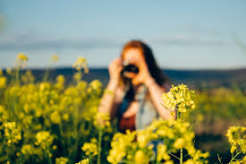
#> input picture lab2/test_images/загружено.jpg, 246 x 164 px
$ python -i lab2.py   (imports and definitions only)
#> lines starting #> are read from the running program, lines starting #| are printed output that depends on the picture
"""
Лабораторная работа 2, вариант 3.
1) Построение и эквализация гистограммы + линейное контрастирование
2) Высокочастотные фильтры (повышение резкости)
"""
import numpy as np
from matplotlib.figure import Figure
from PIL import Image

def load(path, mode):
#> called with path = 'test_images/загружено.jpg', mode = 'RGB'
    img = Image.open(path).convert(mode)
#> img is the input picture: PIL image 246x164 RGB; mean R, G, B 138.2, 143.4, 103
    img.thumbnail((1000, 1000))
    return np.array(img)


def load_gray(path):
    return load(path, "L")


def load_rgb(path):
    return load(path, "RGB")


def histogram(gray):
    """h(i) - число пикселей с яркостью i, i = 0..255"""
    return np.bincount(gray.ravel(), minlength=256)


# [7 lines left out: function linear_contrast, not called in this run]


def equalize(gray):
    """Эквализация: f' = 255 * Sh(f), Sh - кумулятивная гистограмма"""
    h = histogram(gray)
    h = h / gray.size
    sh = np.cumsum(h)
    lut = np.round(255 * sh).astype(np.uint8)
    return lut[gray]


def equalize_rgb(rgb):
    out = np.zeros_like(rgb)
    for c in range(3):
        out[:, :, c] = equalize(rgb[:, :, c])
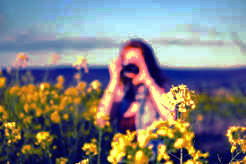
#> out: shape (164, 246, 3); mean R, G, B 128.3, 128.5, 128.9
    return out


def equalize_hsv(rgb):
    hsv = np.array(Image.fromarray(rgb).convert("HSV"))
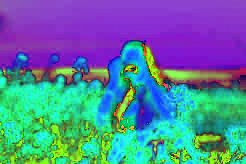
#> hsv: shape (164, 246, 3); mean R, G, B 86.2, 124.9, 156.9
    hsv[:, :, 2] = equalize(hsv[:, :, 2])
#> in equalize (call 4), `h = histogram(gray)`: h = 256 values, max 1111 at index 204, min 0 at index 0, mean 157.6
#> in equalize (call 4), `h = histogram(gray)`:
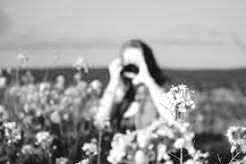
#> gray: shape (164, 246); min 1, max 255, mean 156.9
#> in equalize (call 4), `h = h / gray.size`: h = 256 values, max 0.0275 at index 204, min 0 at index 0, mean 0.00391
#> in equalize (call 4), `sh = np.cumsum(h)`: sh = 256 values from 0 to 1
#> in equalize (call 4), `lut = np.round(255 * sh).astype(np.uint8)`: lut = 256 values from 0 to 255
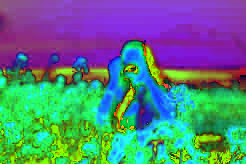
#> hsv: shape (164, 246, 3); mean R, G, B 86.2, 124.9, 128.6
    return np.array(Image.fromarray(hsv, "HSV").convert("RGB"))
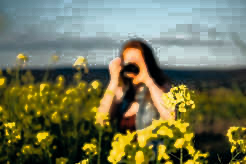
#> returned value: shape (164, 246, 3); mean of channels 0, 1, 2 114.3, 117.2, 87; drawn as R, G, B


MASKS = {
    "Маска 5 (центр 5)": np.array([[0, -1, 0], [-1, 5, -1], [0, -1, 0]]),
    "Маска 9 (центр 9)": np.array([[-1, -1, -1], [-1, 9, -1], [-1, -1, -1]]),
    "Маска 1-2-1 (центр 5)": np.array([[1, -2, 1], [-2, 5, -2], [1, -2, 1]]),
    "Маска (центр 20)": np.array([[0, -1, 0], [-1, 20, -1], [0, -1, 0]]),
}


# [35 lines left out: functions convolve, sharpen_mask, unsharp, not called in this run]


def laplacian(gray):
    m = np.array([[0, 1, 0], [1, -4, 1], [0, 1, 0]])
    return convolve(gray, m)


# ---------------------------------------------------------------
# Построение окон с результатами
# ---------------------------------------------------------------
def show(ax, img, title):
    if img.ndim == 2:
        ax.imshow(img, cmap="gray", vmin=0, vmax=255)
    else:
        ax.imshow(img)
    ax.set_title(title, fontsize=9)
    ax.axis("off")


def show_hist(ax, gray, title):
#> called with title = 'Гистограмма яркости (исходное)'
    ax.bar(range(256), histogram(gray), width=1.0, color="gray")
    ax.set_title(title, fontsize=9)
    ax.set_xlim(0, 255)


# [12 lines left out: function fig_contrast, not called in this run]


def fig_color(path):
    rgb = load_rgb(path)
    r, h = equalize_rgb(rgb), equalize_hsv(rgb)
    gray = lambda a: np.array(Image.fromarray(a).convert("L"))
    fig = Figure(figsize=(11, 6), layout="constrained")
    ax = fig.subplots(2, 3)
    show(ax[0, 0], rgb, "Исходное")
    show(ax[0, 1], r, "Эквализация в RGB (3 канала)")
    show(ax[0, 2], h, "Эквализация V в HSV")
    show_hist(ax[1, 0], gray(rgb), "Гистограмма яркости (исходное)")
    show_hist(ax[1, 1], gray(r), "Гистограмма яркости (RGB)")
#> call 2 of show_hist, with title = 'Гистограмма яркости (RGB)'
#> in show_hist (call 2), `ax.bar(range(256), histogram(gray), width=1.0, color="gray")`:
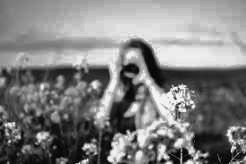
#> gray: shape (164, 246); min 2, max 247, mean 128.5
    show_hist(ax[1, 2], gray(h), "Гистограмма яркости (HSV)")
#> call 3 of show_hist, with title = 'Гистограмма яркости (HSV)'
#> in show_hist (call 3), `ax.bar(range(256), histogram(gray), width=1.0, color="gray")`:
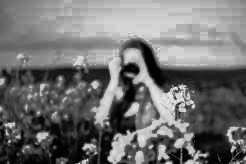
#> gray: shape (164, 246); min 0, max 244, mean 112.9
    return fig


# [12 lines left out: function fig_sharp, not called in this run]


# ---------------------------------------------------------------
# Графический интерфейс
# ---------------------------------------------------------------
MODES = {
    "Контраст: линейное + эквализация (серое)": fig_contrast,
    "Эквализация цветного: RGB и HSV": fig_color,
    "Повышение резкости (ВЧ-фильтры)": fig_sharp,
}


# [91 lines left out: function main, not called in this run]


# [2 lines not run here, left out]

>>> result = fig_color('test_images/загружено.jpg')

$ run again, on lab2/test_images/fruits_flowers.png
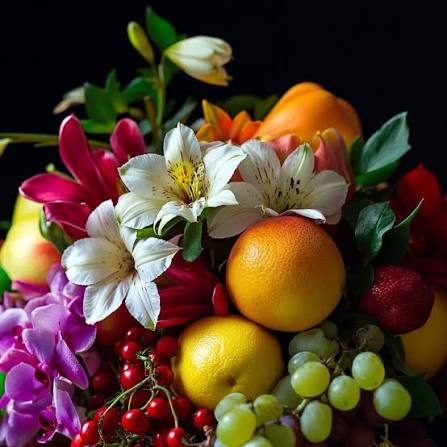
#> input picture lab2/test_images/fruits_flowers.png, 447 x 447 px
#> in load, img is the input picture: PIL image 447x447 RGB; mean R, G, B 84.4, 60.4, 44.3
#> in equalize_hsv, `hsv = np.array(Image.fromarray(rgb).convert("HSV"))`:
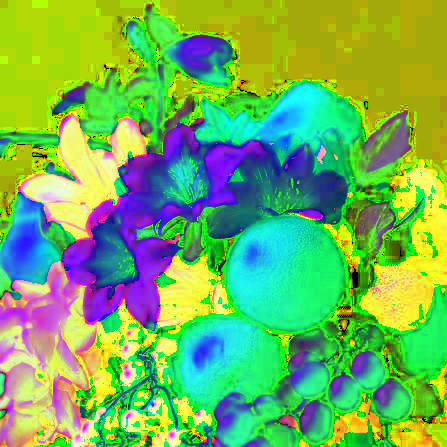
#> hsv: shape (447, 447, 3); mean R, G, B 112.7, 178.6, 90.3
#> in show_hist (call 3), `ax.bar(range(256), histogram(gray), width=1.0, color="gray")`:
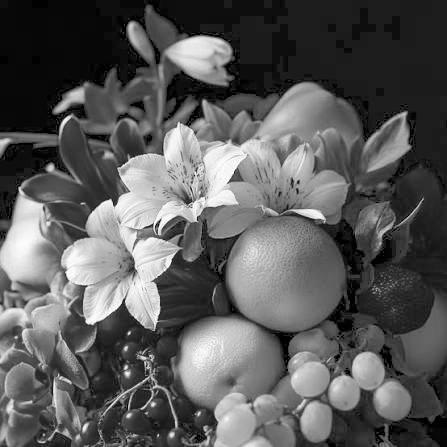
#> gray: shape (447, 447); min 0, max 255, mean 90.1
